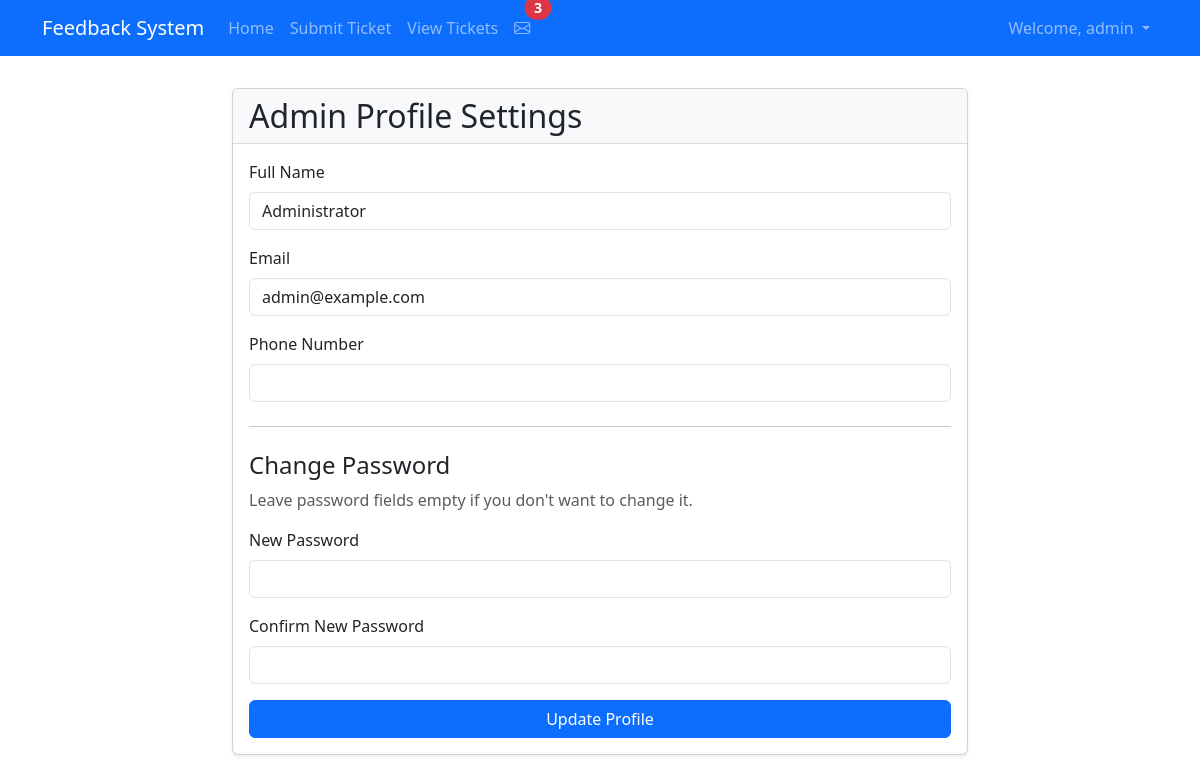
Screenshot of /admin/profile (signed in) with the database file from the repository.
### app/models.py (models this page shows, shortened)
class User(UserMixin, db.Model):
    id = db.Column(db.Integer, primary_key=True)
    username = db.Column(db.String(80), unique=True, nullable=False)
    password_hash = db.Column(db.String(120), nullable=False)
    name = db.Column(db.String(100))
    email = db.Column(db.String(120))
    phone_number = db.Column(db.String(20))

### app/routes.py (the view)
@main.route('/admin/profile', methods=['GET', 'POST'])
@login_required
def admin_profile():
    form = AdminProfileForm()
    if form.validate_on_submit():
        current_user.name = form.name.data
        current_user.email = form.email.data
        current_user.phone_number = form.phone_number.data
        if form.password.data:
            current_user.set_password(form.password.data)
        db.session.commit()
        flash('Profile updated successfully!', 'success')
        return redirect(url_for('main.admin_profile'))
    elif request.method == 'GET':
        form.name.data = current_user.name
        form.email.data = current_user.email
        form.phone_number.data = current_user.phone_number
    return render_template('admin_profile.html', form=form)

### app/forms.py
class AdminProfileForm(FlaskForm):
    name = StringField('Full Name', validators=[DataRequired(), Length(min=2, max=100)])
    email = StringField('Email', validators=[DataRequired(), Email()])
    phone_number = StringField('Phone Number', validators=[Optional(), Length(min=10, max=20)])
    password = PasswordField('New Password', validators=[Optional(), Length(min=6)])
    confirm_password = PasswordField('Confirm New Password', validators=[
        Optional(),
        EqualTo('password', message='Passwords must match')
    ])
    submit = SubmitField('Update Profile')

### app/routes.py (called while the page is built)
@main.before_request
def check_auth():
    public_routes = ['static', 'main.login', 'main.register', 'main.submit_ticket']
    if request.endpoint and request.endpoint not in public_routes:
        if not current_user.is_authenticated:
            flash('Please log in to access this page.', 'warning')
            return redirect(url_for('main.login', next=request.url))

### app/templates/admin_profile.html (shortened to what this page needs)
{% extends "base.html" %}
{% block content %}
{% if current_user.is_authenticated %}
<div class="row justify-content-center">
    <div class="col-md-8">
        <div class="card">
            <div class="card-header">
                <h2 class="mb-0">Admin Profile Settings</h2>
            </div>
            <div class="card-body">
                <form method="POST">
                    <div class="mb-3">
                        {{ form.name.label(class="form-label") }}
                        {{ form.name(class="form-control") }}
                    </div>
                    <div class="mb-3">
                        {{ form.email.label(class="form-label") }}
                        {{ form.email(class="form-control") }}
                    </div>
                    <div class="mb-3">
                        {{ form.phone_number.label(class="form-label") }}
                        {{ form.phone_number(class="form-control") }}
                    </div>
                    <hr class="my-4">
                    <h4>Change Password</h4>
                    <p class="text-muted">Leave password fields empty if you don't want to change it.</p>
                    <div class="mb-3">
                        {{ form.password.label(class="form-label") }}
                        {{ form.password(class="form-control") }}
                    </div>
                    <div class="mb-3">
                        {{ form.confirm_password.label(class="form-label") }}
                        {{ form.confirm_password(class="form-control") }}
                    </div>
                    <div class="d-grid">
                        {{ form.submit(class="btn btn-primary") }}
                    </div>
                </form>
            </div>
        </div>
    </div>
</div>
{% endif %}
{% endblock %}

### app/templates/base.html (shortened to what this page needs)
<!DOCTYPE html>
<html lang="en">
<head>
    <link href="https://cdn.jsdelivr.net/npm/bootstrap@5.3.0/dist/css/bootstrap.min.css" rel="stylesheet">
    <link rel="stylesheet" href="https://cdn.jsdelivr.net/npm/bootstrap-icons@1.11.0/font/bootstrap-icons.css">
    <link rel="stylesheet" href="{{ url_for('static', filename='css/style.css') }}">
</head>
<body>
    <nav class="navbar navbar-expand-lg navbar-dark bg-primary">
        <div class="container">
            <a class="navbar-brand" href="{{ url_for('main.index') }}">Feedback System</a>
            <div class="collapse navbar-collapse" id="navbarNav">
                <ul class="navbar-nav me-auto">
                    <li class="nav-item">
                        <a class="nav-link" href="{{ url_for('main.index') }}">Home</a>
                    </li>
                    <li class="nav-item">
                        <a class="nav-link" href="{{ url_for('main.submit_ticket') }}">Submit Ticket</a>
                    </li>
                    {% if current_user.is_authenticated %}
                    <li class="nav-item">
                        <a class="nav-link" href="{{ url_for('main.view_tickets') }}">View Tickets</a>
                    </li>
                    <li class="nav-item">
                        {% set unread_count = current_user.notifications|selectattr('is_read', 'equalto', false)|list|length %}
                        <a class="nav-link position-relative" href="{{ url_for('main.inbox') }}">
                            <i class="bi bi-envelope"></i>
                            {% if unread_count > 0 %}
                            <span class="position-absolute top-0 start-100 translate-middle badge rounded-pill bg-danger">
                            </span>
                            {% endif %}
                        </a>
                    </li>
                    {% endif %}
                </ul>
                <ul class="navbar-nav">
                    {% if current_user.is_authenticated %}
                    <li class="nav-item dropdown">
                        <a class="nav-link dropdown-toggle" href="#" id="navbarDropdown" role="button" data-bs-toggle="dropdown" aria-expanded="false">
                            Welcome, {{ current_user.username }}
                        </a>
                    </li>
                    {% endif %}
                </ul>
            </div>
        </div>
    </nav>
    <div class="container mt-4">
        {% block content %}{% endblock %}
    </div>
</body>
</html>

### app/static/css/style.css (style rules this page uses)
.navbar { margin-bottom: 2rem; }
.badge { font-size: 0.9em; }
.card { box-shadow: 0 0.125rem 0.25rem rgba(0, 0, 0, 0.075); }
.card-header { background-color: #f8f9fa; border-bottom: 1px solid rgba(0, 0, 0, 0.125); }

### rows the page displays
User: username "admin", name "Administrator", email "admin@example.com"
